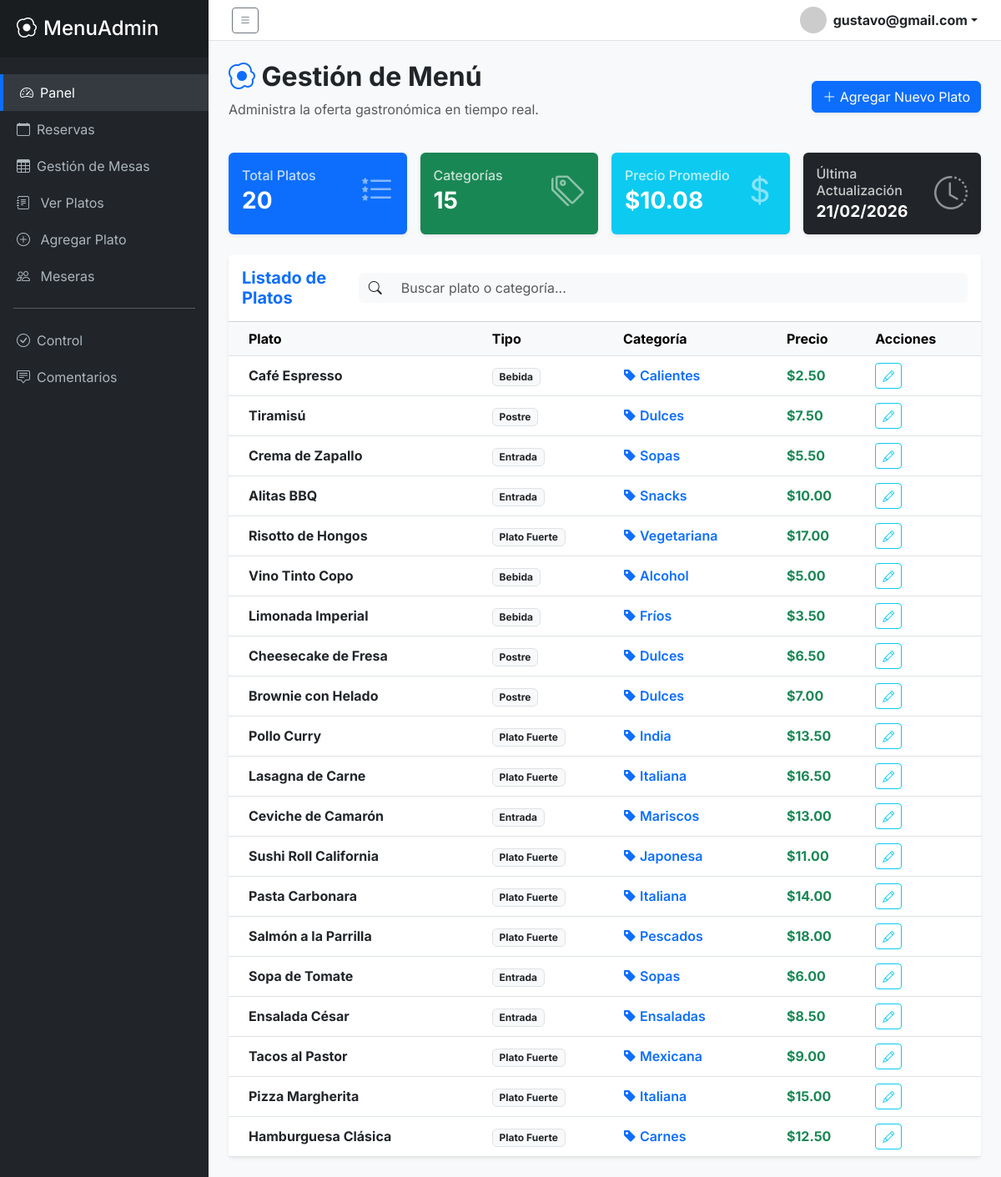
The app's page /client/admin/views/index.php (signed in), older data.
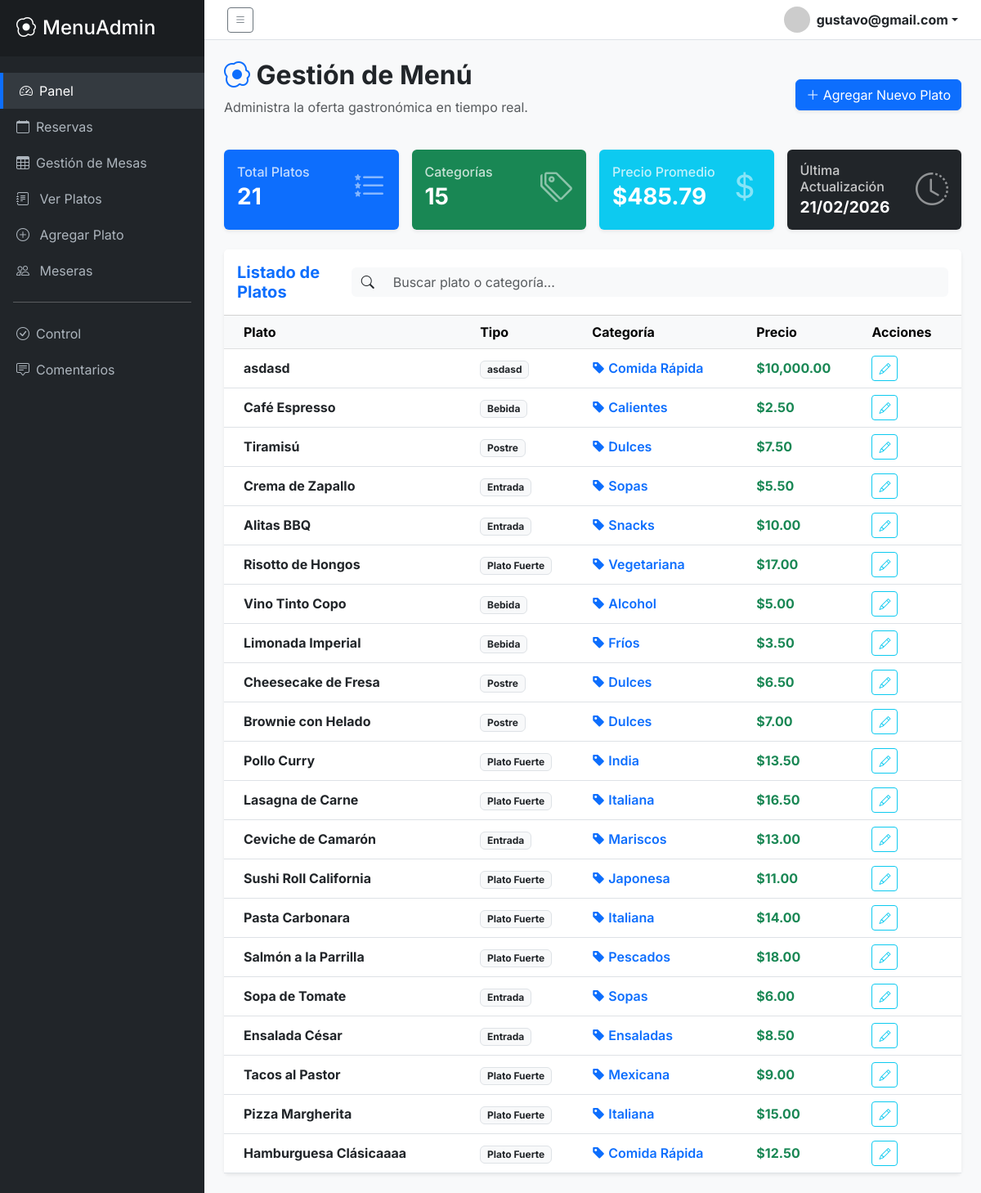
The same page, newer data.
### tables this page shows
CREATE TABLE `menu` (
  `id_comida` int(11) NOT NULL,
  `nombre_comida` varchar(100) NOT NULL,
  `tipo` varchar(100) NOT NULL,
  `categoria` varchar(50) DEFAULT NULL,
  `precio` decimal(10,2) NOT NULL,
  `descripcion` text DEFAULT NULL,
  `disponible` tinyint(1) DEFAULT 1
);

### client/admin/views/index.php (the view, shortened to what the changed rows need)
<?php
include '../layouts/parte1.php';
$query_total = $pdo->prepare("SELECT COUNT(*) FROM menu");
$query_total->execute();
$total_platos = $query_total->fetchColumn();
$query_avg = $pdo->prepare("SELECT AVG(precio) FROM menu");
$query_avg->execute();
$precio_promedio = number_format($query_avg->fetchColumn(), 2);
$query_menu = $pdo->prepare("SELECT * FROM menu ORDER BY id_comida DESC");
$query_menu->execute();
$platos = $query_menu->fetchAll(PDO::FETCH_ASSOC);
?>
<div class="container-fluid p-4">
    <div class="row mb-4 align-items-center">
        <div class="col-md-6">
            <h2 class="fw-bold"><i class="bi bi-egg-fried text-primary"></i> Gestión de Menú</h2>
        </div>
    </div>
    <div class="row g-3 mb-4">
        <div class="col-12 col-sm-6 col-xl-3">
            <div class="card p-3 border-0 shadow-sm bg-primary text-white h-100">
                <div class="d-flex justify-content-between align-items-center">
                    <div>
                        <h6 class="mb-1 opacity-75">Total Platos</h6>
                        <h3 class="fw-bold mb-0"><?php echo $total_platos; ?></h3>
                    </div>
                </div>
            </div>
        </div>
        <div class="col-12 col-sm-6 col-xl-3">
            <div class="card p-3 border-0 shadow-sm bg-info text-white h-100">
                <div class="d-flex justify-content-between align-items-center">
                    <div>
                        <h6 class="mb-1 opacity-75">Precio Promedio</h6>
                        <h3 class="fw-bold mb-0">$<?php echo $precio_promedio; ?></h3>
                    </div>
                </div>
            </div>
        </div>
    </div>
    <div class="card border-0 shadow-sm">
        <div class="card-body p-0">
            <div class="table-responsive">
                <table class="table table-hover align-middle mb-0" id="tablaMenu">
                    <thead class="table-light">
                        <tr>
                            <th class="ps-4">Plato</th>
                            <th>Tipo</th>
                            <th>Categoría</th>
                            <th>Precio</th>
                            <th>Acciones</th>
                        </tr>
                    </thead>
                    <tbody>
                        <?php foreach($platos as $plato): ?>
                        <tr>
                            <td class="ps-4">
                                <div class="fw-bold"><?php echo $plato['nombre_comida']; ?></div>
                            </td>
                            <td>
                                <span class="badge bg-light text-dark border">
                                    <?php echo $plato['tipo']; ?>
                                </span>
                            </td>
                            <td>
                                <span class="text-primary fw-semibold">
                                    <i class="bi bi-tag-fill me-1"></i><?php echo $plato['categoria']; ?>
                                </span>
                            </td>
                            <td class="fw-bold text-success">
                                $<?php echo number_format($plato['precio'], 2); ?>
                            </td>
                            <td>
                                <div class="btn-group">
                                    <a href="menu/update.php?id=<?php echo $plato['id_comida']; ?>" class="btn btn-sm btn-outline-info">
                                        <i class="bi bi-pencil"></i>
                                    </a>
                                </div>
                            </td>
                        </tr>
                        <?php endforeach; ?>
                    </tbody>
                </table>
            </div>
        </div>
    </div>
</div>
<?php include '../layouts/parte2.php'; ?>

Row changes from the older to the newer data that the page shows:
added menu: nombre_comida "asdasd", tipo "asdasd", categoria "Comida Rápida", precio "10,000.00"
changed menu: nombre_comida "Hamburguesa Clásica" → "Hamburguesa Clásicaaaa"; categoria "Carnes" → "Comida Rápida"
Text that changed along with them:
$total_platos: "20" → "21"
$precio_promedio: "10.08" → "485.79"
